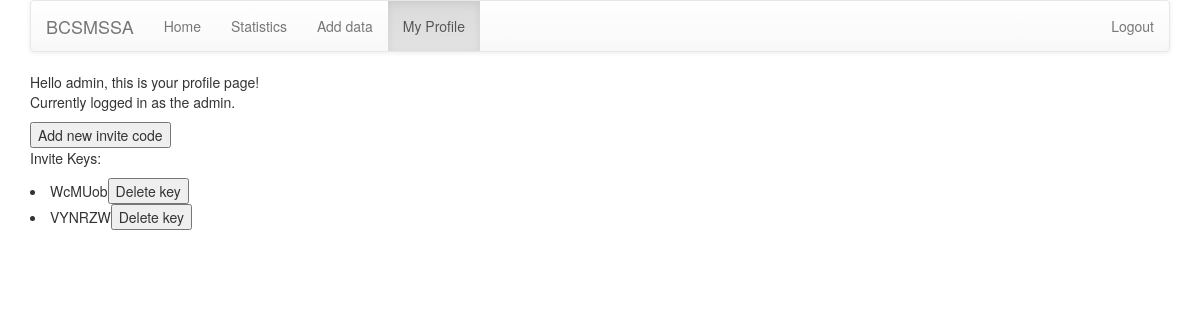
The page /profile/ (signed in) on the database as committed earlier.
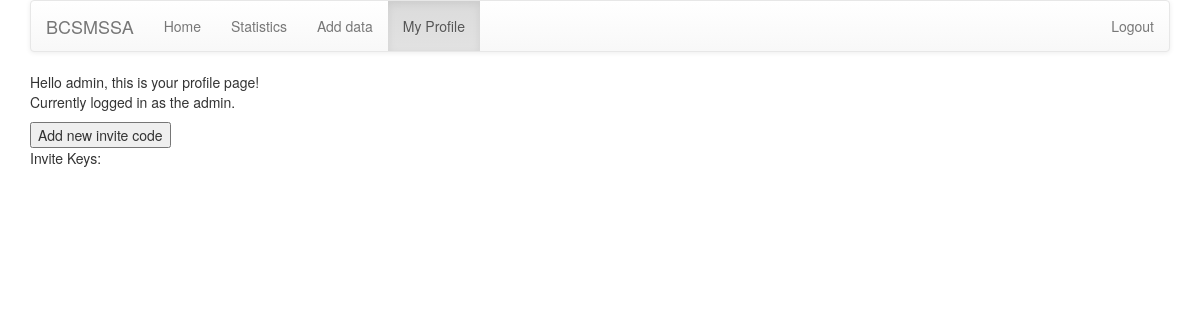
The same page on the database as committed later.
### stats/models.py (models this page shows, shortened)
class InviteKey( models.Model ):
    id = models.CharField(max_length=6, primary_key=True)

### stats/views.py (the view)
# urls.py: url(r'^profile/$', views.profile, name='profile'),
@login_required
def profile(request):
    if request.user.is_superuser:
        keys = InviteKey.objects.all()
        data = {'keys':keys}
        return render(request, 'stats/profile.html', data)
    return render(request, 'stats/profile.html', {})

### stats/templates/stats/profile.html (shortened to what this page needs)
{% extends 'stats/base.html' %}
{% block body %}
    Hello {{ user.username }}, this is your profile page!
    {% if user.is_superuser %}
        <p>Currently logged in as the admin.</p>
        <button id="addkeybtn">Add new invite code</button>
        <p>Invite Keys:</p>
        {% for k in keys %}
            <div class="{{ k.id }}_div">
                <li>
                    {{ k.id }}<button id="{{ k.id }}" class="del_btn">Delete key</button>
                </li>
            </div>
        {% endfor %}
    {% endif %}
{% endblock %}

### stats/templates/stats/base.html (shortened to what this page needs)
<html>
    <head>
        <link rel='stylesheet' href='http://maxcdn.bootstrapcdn.com/bootstrap/3.2.0/css/bootstrap.min.css'>
        <link rel='stylesheet' href='http://maxcdn.bootstrapcdn.com/bootstrap/3.2.0/css/bootstrap-theme.min.css'>
        <link rel='stylesheet' href='http://cdnjs.cloudflare.com/ajax/libs/jquery.bootstrapvalidator/0.5.0/css/bootstrapValidator.min.css'>
    </head>
    <body>
        <div class="container">
            <nav class="navbar navbar-default">
                <div class="container-fluid">
                    <div class="navbar-header">
                        <a class="navbar-brand" href="http://bc-malesurvivors.com/">BCSMSSA</a>
                    </div>
                    <ul class="nav navbar-nav">
                        <li {% if request.resolver_match.url_name == 'homepage' %}class="active"{% endif %}><a href="/" >Home</a></li>
                        <li {% if request.resolver_match.url_name == 'statistics' %}class="active"{% endif %}><a href="/statistics">Statistics</a></li>
                        <li {% if request.resolver_match.url_name == 'form' %}class="active"{% endif %}><a href="/form" >Add data</a></li>
                        <li {% if request.resolver_match.url_name == 'profile' %}class="active"{% endif %}><a href="/profile" >My Profile</a></li>
                    </ul>
                    <ul class="nav navbar-nav navbar-right">
                        <li><a href="/logout">Logout</a></li>
                    </ul>
                </div>
            </nav>
            {% block body %}
            {% endblock %}
        </div>
   </body>
</html>

Rows that differ between the two databases and show on the page:
removed InviteKey: id "WcMUob"
removed InviteKey: id "VYNRZW"
